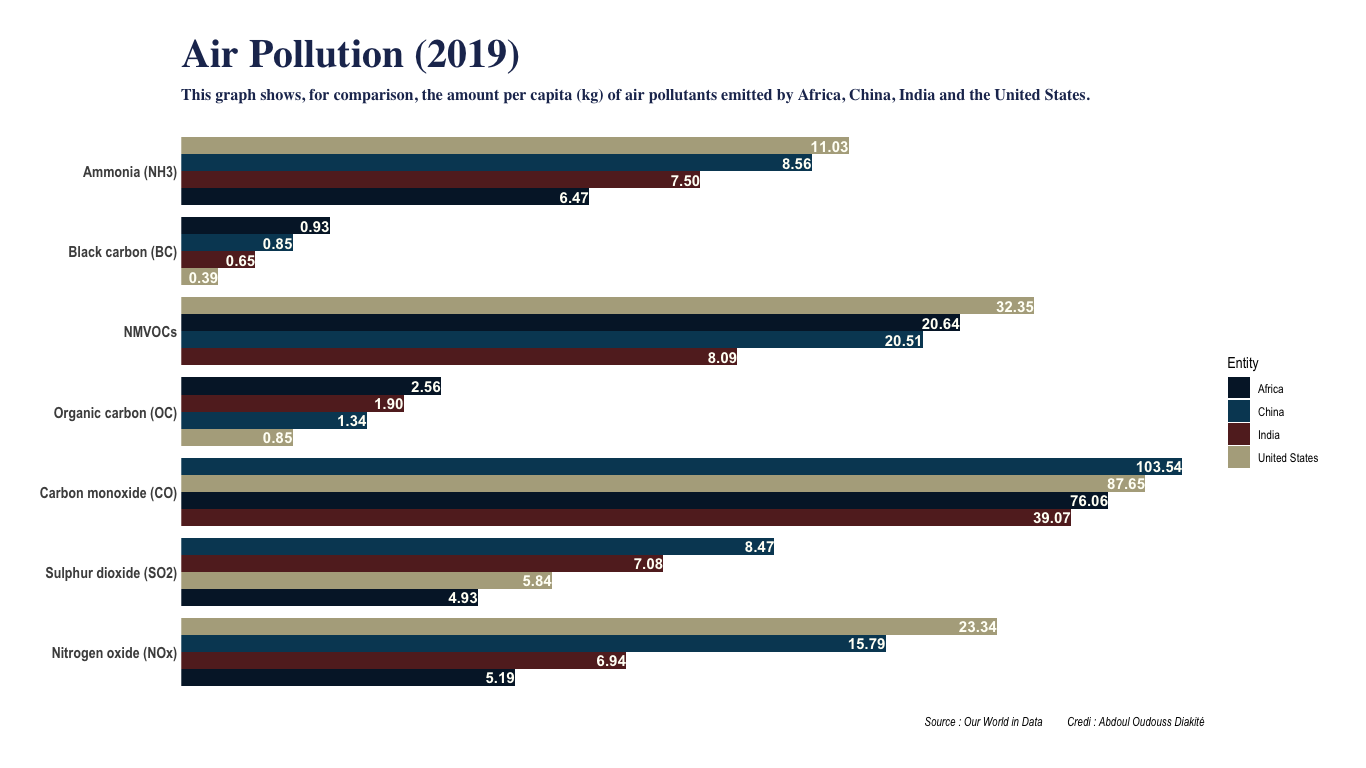

Generate this figure with R:
library(dplyr)
library(ggplot2)
air_df <- read.csv("air-pollution.csv") %>% 
  filter(Entity %in% c("Africa","China","India","United States"), Year == 2019) %>% 
  relocate(Entity ,Year) %>% 
  .[,-(2:9)] %>% 
  `names<-`(c("Entity","Nitrogen oxide (NOx)",
              "Sulphur dioxide (SO2)","Carbon monoxide (CO)",
              "Organic carbon (OC)","NMVOCs",
              "Black carbon (BC)","Ammonia (NH3)")) %>% 
  reshape2::melt(id = "Entity") %>% 
  mutate_if(is.character,as.factor) %>% 
  arrange(variable,desc(value)) %>% 
  mutate(value = round(value,2)) %>% 
  mutate(label = value) %>% 
  mutate(value = as.factor(value))

ggplot(data = air_df, aes(x=variable,y= value,fill = Entity))+
  geom_col(position = "dodge",width = .85)+
  scale_fill_manual(values = c("#041C32","#064663","#ECB365","#B2AB8C"))+
  geom_text(aes(label=scales::comma(label,accuracy = 0.01)), vjust=0.5,hjust = 1,
            color = '#FFFFF6',size = 4,fontface="bold",
            position = position_dodge2(width = 0.85,padding = 0.5)) +
  coord_flip()+
  labs(title = "Air Pollution (2019)",
       subtitle = "This graph shows, for comparison, the amount per capita (kg) of air pollutants emitted by Africa, China, India and the United States.",
       caption = "Source : Our World in Data         Credi : Abdoul Oudouss Diakité")+
  hrbrthemes::theme_ipsum(grid = "")+
  theme(axis.ticks.x = element_blank(),
        axis.text.x = element_blank(),
        axis.title.x= element_blank(),
        axis.title.y= element_blank(),
        axis.text.y = element_text(face = "bold"),
        plot.title = element_text(family = "serif",face = "bold",size = 30,colour  = "#21325E"),
        plot.subtitle = element_text(family = "serif",face = "bold",colour  = "#21325E")
        )
